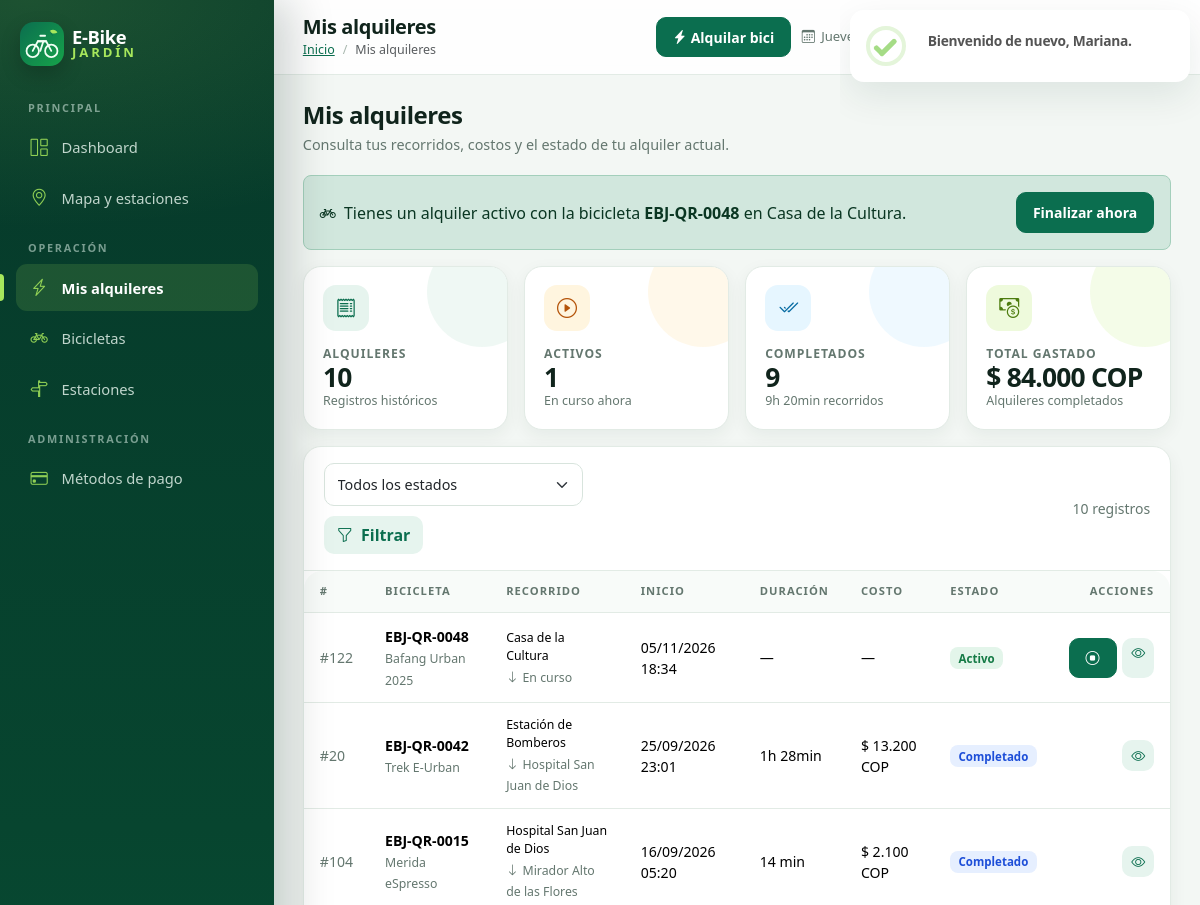
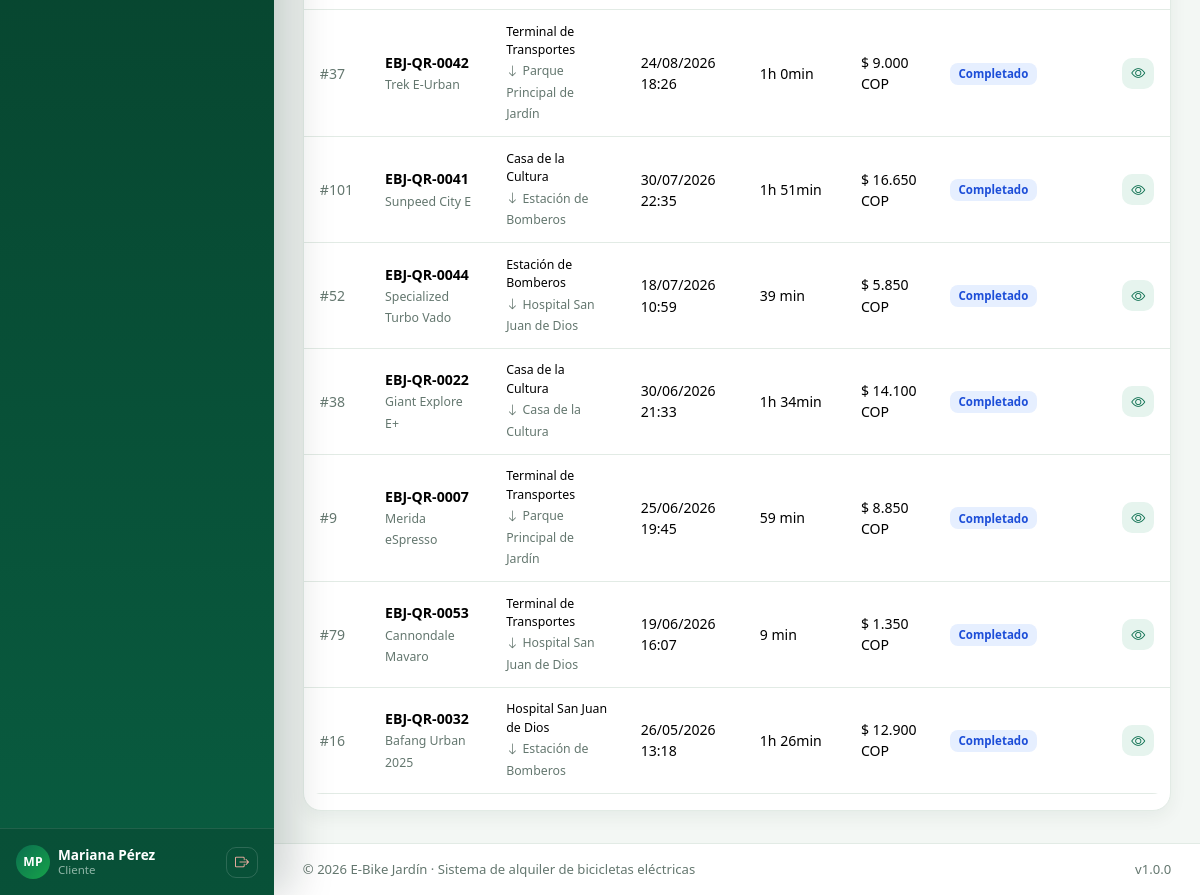
The page /alquileres (signed in) on the database its author committed (2 pictures, top to bottom).
### tables this page shows
CREATE TABLE alquileres (
    id_alquiler          INT AUTO_INCREMENT,
    id_usuario           INT           NOT NULL,
    id_bicicleta         INT           NOT NULL,
    estacion_orig_fk     INT           NOT NULL,
    estacion_dest_fk     INT           NULL,
    uuid_alquiler        CHAR(36)      NOT NULL,
    fecha_inicio         DATETIME      NOT NULL,
    fecha_fin            DATETIME      NULL,
    duracion_minutos     INT           NULL,
    tarifa_por_minuto    DECIMAL(10,2) NOT NULL DEFAULT 150.00,
    costo_total          DECIMAL(10,2) NULL,
    estado               ENUM('activo','completado','cancelado','incidencia') NOT NULL DEFAULT 'activo',
    CONSTRAINT pk_alquileres PRIMARY KEY (id_alquiler),
    CONSTRAINT uq_alquileres_uuid UNIQUE (uuid_alquiler),
    CONSTRAINT fk_alquileres_usuarios FOREIGN KEY (id_usuario)
        REFERENCES usuarios (id_usuario)
        ON UPDATE CASCADE ON DELETE RESTRICT,
    CONSTRAINT fk_alquileres_bicicletas FOREIGN KEY (id_bicicleta)
        REFERENCES bicicletas (id_bicicleta)
        ON UPDATE CASCADE ON DELETE RESTRICT,
    CONSTRAINT fk_alquileres_estacion_orig FOREIGN KEY (estacion_orig_fk)
        REFERENCES estaciones (id_estacion)
        ON UPDATE CASCADE ON DELETE RESTRICT,
    CONSTRAINT fk_alquileres_estacion_dest FOREIGN KEY (estacion_dest_fk)
        REFERENCES estaciones (id_estacion)
        ON UPDATE CASCADE ON DELETE RESTRICT,
    INDEX idx_alquileres_usuario_estado (id_usuario, estado),
    INDEX idx_alquileres_bici_estado (id_bicicleta, estado),
    INDEX idx_alquileres_fecha (fecha_inicio)
);

CREATE TABLE bicicletas (
    id_bicicleta     INT AUTO_INCREMENT,
    estacion_act_fk  INT           NULL,
    codigo_qr        VARCHAR(50)   NOT NULL,
    modelo           VARCHAR(100)  NOT NULL,
    num_serie        VARCHAR(100)  NOT NULL,
    nivel_bateria    DECIMAL(5,2)  NOT NULL DEFAULT 100.00,
    estado           ENUM('disponible','en_uso','mantenimiento','baja') NOT NULL DEFAULT 'disponible',
    kilometraje      DECIMAL(10,2) NOT NULL DEFAULT 0.00,
    ult_manten_date  DATE          NULL,
    prox_manten_date DATE          NULL,
    CONSTRAINT pk_bicicletas PRIMARY KEY (id_bicicleta),
    CONSTRAINT uq_bicicletas_qr UNIQUE (codigo_qr),
    CONSTRAINT uq_bicicletas_serie UNIQUE (num_serie),
    CONSTRAINT ck_bicicletas_bateria CHECK (nivel_bateria BETWEEN 0 AND 100),
    CONSTRAINT fk_bicicletas_estaciones FOREIGN KEY (estacion_act_fk)
        REFERENCES estaciones (id_estacion)
        ON UPDATE CASCADE ON DELETE SET NULL,
    INDEX idx_bicicletas_estado_estacion (estado, estacion_act_fk),
    INDEX idx_bicicletas_mantenimiento (prox_manten_date)
);

CREATE TABLE estaciones (
    id_estacion   INT AUTO_INCREMENT,
    codigo        VARCHAR(20)   NOT NULL,
    nombre        VARCHAR(100)  NOT NULL,
    direccion     VARCHAR(255)  NULL,
    coordenadas   POINT         NOT NULL,
    capacidad     INT           NOT NULL,
    energia_disp  DECIMAL(10,2) NOT NULL DEFAULT 0.00,
    estado        ENUM('operativa','mantenimiento','inactiva') NOT NULL DEFAULT 'operativa',
    fecha_creacion TIMESTAMP    NOT NULL DEFAULT CURRENT_TIMESTAMP,
    CONSTRAINT pk_estaciones PRIMARY KEY (id_estacion),
    CONSTRAINT uq_estaciones_codigo UNIQUE (codigo),
    CONSTRAINT ck_estaciones_capacidad CHECK (capacidad > 0),
    INDEX idx_estaciones_estado (estado)
);

### app/views/rentals/index.php (the view, shortened to what the rows shown need)
<?php
$userId = Auth::id();
?>
<div class="page-head">
    <div>
        <h1><?= $isStaff ? 'Alquileres' : 'Mis alquileres' ?></h1>
        <p><?= $isStaff ? 'Controla los recorridos activos, el historial y los ingresos por alquiler.' : 'Consulta tus recorridos, costos y el estado de tu alquiler actual.' ?></p>
    </div>
</div>
<?php if ($activeRental): ?>
    <div class="alert alert-success d-flex flex-wrap align-items-center justify-content-between gap-2 rounded-3">
        <span><i class="bi bi-bicycle me-1"></i> Tienes un alquiler activo con la bicicleta <strong><?= e($activeRental['codigo_qr']) ?></strong> en <?= e($activeRental['estacion']) ?>.</span>
        <a class="btn btn-sm btn-brand" href="<?= url('alquileres/finalizar/' . $activeRental['id_alquiler']) ?>">Finalizar ahora</a>
    </div>
<?php endif; ?>
<div class="row g-3 mb-3">
    <div class="col-sm-6 col-xl-3">
        <div class="stat-card">
            <div class="stat-icon"><i class="bi bi-receipt"></i></div>
            <div class="stat-label">Alquileres</div>
            <div class="stat-value"><?= (int)$stats['total'] ?></div>
            <div class="stat-hint">Registros históricos</div>
        </div>
    </div>
    <div class="col-sm-6 col-xl-3">
        <div class="stat-card warn">
            <div class="stat-icon"><i class="bi bi-play-circle"></i></div>
            <div class="stat-label">Activos</div>
            <div class="stat-value"><?= (int)$stats['activos'] ?></div>
            <div class="stat-hint">En curso ahora</div>
        </div>
    </div>
    <div class="col-sm-6 col-xl-3">
        <div class="stat-card info">
            <div class="stat-icon"><i class="bi bi-check2-all"></i></div>
            <div class="stat-label">Completados</div>
            <div class="stat-value"><?= (int)$stats['completados'] ?></div>
            <div class="stat-hint"><?= format_minutes((int)$stats['minutos']) ?> recorridos</div>
        </div>
    </div>
    <div class="col-sm-6 col-xl-3">
        <div class="stat-card lime">
            <div class="stat-icon"><i class="bi bi-cash-coin"></i></div>
            <div class="stat-label"><?= $isStaff ? 'Ingresos' : 'Total gastado' ?></div>
            <div class="stat-value"><?= format_money($stats['ingresos']) ?></div>
            <div class="stat-hint">Alquileres completados</div>
        </div>
    </div>
</div>
<div class="card table-card">
    <div class="card-header">
        <form method="get" action="<?= url('alquileres') ?>" class="filter-bar">
            <select name="estado" class="form-select">
                <option value="">Todos los estados</option>
            </select>
            <button class="btn btn-soft" type="submit"><i class="bi bi-funnel me-1"></i> Filtrar</button>
        </form>
        <span class="text-muted small"><?= (int)$pagination['total'] ?> registros</span>
    </div>
    <div class="table-responsive">
        <table class="table table-hover mb-0">
            <thead>
                <tr>
                    <th>#</th>
                    <th>Bicicleta</th>
                    <th>Recorrido</th>
                    <th>Inicio</th>
                    <th>Duración</th>
                    <th>Costo</th>
                    <th>Estado</th>
                    <th class="text-end">Acciones</th>
                </tr>
            </thead>
            <tbody>
            <?php if (!$rentals): ?>
                <tr><td colspan="<?= $isStaff ? 9 : 8 ?>"><div class="empty-state"><i class="bi bi-lightning-charge"></i><h3>Sin alquileres para mostrar</h3><p class="small mb-0">Inicia un recorrido para verlo aquí.</p></div></td></tr>
            <?php else: foreach ($rentals as $r): ?>
                <tr>
                    <td class="text-muted">#<?= (int)$r['id_alquiler'] ?></td>
                    <td>
                        <div class="fw-semibold"><?= e($r['codigo_qr']) ?></div>
                        <small class="text-muted"><?= e($r['modelo']) ?></small>
                    </td>
                    <td>
                        <div class="small"><?= e($r['estacion_origen']) ?></div>
                        <small class="text-muted"><i class="bi bi-arrow-down me-1"></i><?= e($r['estacion_destino'] ?? 'En curso') ?></small>
                    </td>
                    <td><?= format_date($r['fecha_inicio'], 'd/m/Y H:i') ?></td>
                    <td><?= format_minutes($r['duracion_minutos'] !== null ? (int)$r['duracion_minutos'] : null) ?></td>
                    <td><?= $r['costo_total'] !== null ? format_money($r['costo_total']) : '—' ?></td>
                    <td><?= badge_estado($r['estado']) ?></td>
                    <td>
                        <div class="actions justify-content-end">
                            <?php if ($r['estado'] === 'activo' && ((int)$r['id_usuario'] === $userId || $isStaff)): ?>
                                <a class="btn btn-sm btn-brand" href="<?= url('alquileres/finalizar/' . $r['id_alquiler']) ?>" title="Finalizar"><i class="bi bi-stop-circle"></i></a>
                            <?php endif; ?>
                            <a class="btn btn-sm btn-soft" href="<?= url('alquileres/ver/' . $r['id_alquiler']) ?>" title="Ver detalle"><i class="bi bi-eye"></i></a>
                        </div>
                    </td>
                </tr>
            <?php endforeach; endif; ?>
            </tbody>
        </table>
    </div>
    <div class="card-body py-2">
    </div>
</div>

### app/helpers/functions.php (shortened to what the rows shown need)
<?php
function e(mixed $value): string
{
    return htmlspecialchars((string)$value, ENT_QUOTES | ENT_SUBSTITUTE, 'UTF-8');
}
function url(string $path = ''): string
{
    return BASE_URL . '/' . ltrim($path, '/');
}
function view(string $view, array $data = [], string $layout = 'layouts/app'): void
{
    extract($data, EXTR_SKIP);
    $viewFile = APP_PATH . '/views/' . $view . '.php';
    require $viewFile;
}
function format_money(float|int|string|null $amount): string
{
    return '$ ' . number_format((float)$amount, 0, ',', '.') . ' ' . MONEDA;
}
function format_date(?string $date, string $format = 'd/m/Y H:i'): string
{
    $ts = strtotime($date);
    return $ts ? date($format, $ts) : '—';
}
function format_minutes(?int $minutes): string
{
    if ($minutes === null) {
        return '—';
    }
    $h = intdiv($minutes, 60);
    $m = $minutes % 60;
    return $h > 0 ? "{$h}h {$m}min" : "{$m} min";
}
function badge_estado(string $estado): string
{
    $map = [
        'activo' => 'success', 'completado' => 'primary', 'cancelado' => 'secondary', 'incidencia' => 'danger',
        'disponible' => 'success', 'en_uso' => 'warning', 'mantenimiento' => 'info', 'baja' => 'dark',
        'operativa' => 'success', 'inactiva' => 'secondary',
        'activa' => 'success', 'inactivo' => 'secondary', 'suspendido' => 'danger',
        'aprobado' => 'success', 'pendiente' => 'warning', 'rechazado' => 'danger', 'reembolsado' => 'info',
    ];
    $color = $map[$estado] ?? 'secondary';
    $label = str_replace('_', ' ', $estado);
    return '<span class="badge text-bg-' . $color . ' badge-soft">' . e(ucfirst($label)) . '</span>';
}
function paginate(int $total, int $perPage, int $currentPage): array
{
    $pages = max(1, (int)ceil($total / $perPage));
    $currentPage = min(max(1, $currentPage), $pages);
    return [
        'total' => $total,
        'per_page' => $perPage,
        'page' => $currentPage,
        'pages' => $pages,
        'offset' => ($currentPage - 1) * $perPage,
    ];
}

### app/core/Router.php (shortened to what the rows shown need)
<?php
class Router
{
    private array $routes = [];
    private function add(string $method, string $path, string $handler, array $middleware): void
    {
        $normalized = trim($path, '/');
        $pattern = $normalized === '' ? '' : preg_replace('#\{([a-zA-Z_][a-zA-Z0-9_]*)\}#', '(?P<$1>[^/]+)', $normalized);
        $this->routes[] = [
            'method' => $method,
            'path' => $normalized,
            'regex' => '#^' . $pattern . '$#',
            'handler' => $handler,
            'middleware' => $middleware,
        ];
    }
    public function dispatch(string $method, string $uri): void
    {
        $path = trim((string)parse_url($uri, PHP_URL_PATH), '/');
        foreach ($this->routes as $route) {
            if (!preg_match($route['regex'], $path, $matches)) {
                continue;
            }
            $params = array_filter($matches, 'is_string', ARRAY_FILTER_USE_KEY);
            [$controllerName, $action] = explode('@', $route['handler']);
            $controller = new $controllerName();
            $controller->{$action}(...array_values($params));
            return;
        }
    }
}

### rows shown on the page
alquileres: id_bicicleta.codigo_qr "EBJ-QR-0048", estacion_orig_fk.nombre "Casa de la Cultura", id_alquiler "122", id_bicicleta.modelo "Bafang Urban 2025", estacion_destino "En curso", fecha_inicio "05/11/2026 18:34", duracion_minutos "—", estado "Activo"
alquileres: id_alquiler "20", id_bicicleta.codigo_qr "EBJ-QR-0042", id_bicicleta.modelo "Trek E-Urban", estacion_orig_fk.nombre "Estación de Bomberos", estacion_dest_fk.nombre "Hospital San Juan de Dios", fecha_inicio "25/09/2026 23:01", duracion_minutos "1h 28min", costo_total "$ 13.200 COP", estado "Completado"
alquileres: id_alquiler "104", id_bicicleta.codigo_qr "EBJ-QR-0015", id_bicicleta.modelo "Merida eSpresso", estacion_orig_fk.nombre "Hospital San Juan de Dios", estacion_dest_fk.nombre "Mirador Alto de las Flores", fecha_inicio "16/09/2026 05:20", duracion_minutos "14 min", costo_total "$ 2.100 COP", estado "Completado"
alquileres: id_alquiler "37", id_bicicleta.codigo_qr "EBJ-QR-0042", id_bicicleta.modelo "Trek E-Urban", estacion_orig_fk.nombre "Terminal de Transportes", estacion_dest_fk.nombre "Parque Principal de Jardín", fecha_inicio "24/08/2026 18:26", duracion_minutos "1h 0min", costo_total "$ 9.000 COP", estado "Completado"
alquileres: id_alquiler "101", id_bicicleta.codigo_qr "EBJ-QR-0041", id_bicicleta.modelo "Sunpeed City E", estacion_orig_fk.nombre "Casa de la Cultura", estacion_dest_fk.nombre "Estación de Bomberos", fecha_inicio "30/07/2026 22:35", duracion_minutos "1h 51min", costo_total "$ 16.650 COP", estado "Completado"
alquileres: id_alquiler "52", id_bicicleta.codigo_qr "EBJ-QR-0044", id_bicicleta.modelo "Specialized Turbo Vado", estacion_orig_fk.nombre "Estación de Bomberos", estacion_dest_fk.nombre "Hospital San Juan de Dios", fecha_inicio "18/07/2026 10:59", duracion_minutos "39 min", costo_total "$ 5.850 COP", estado "Completado"
alquileres: id_alquiler "38", id_bicicleta.codigo_qr "EBJ-QR-0022", id_bicicleta.modelo "Giant Explore E+", estacion_dest_fk.nombre "Casa de la Cultura", fecha_inicio "30/06/2026 21:33", duracion_minutos "1h 34min", costo_total "$ 14.100 COP", estado "Completado"
alquileres: id_alquiler "9", id_bicicleta.codigo_qr "EBJ-QR-0007", id_bicicleta.modelo "Merida eSpresso", estacion_orig_fk.nombre "Terminal de Transportes", estacion_dest_fk.nombre "Parque Principal de Jardín", fecha_inicio "25/06/2026 19:45", duracion_minutos "59 min", costo_total "$ 8.850 COP", estado "Completado"
alquileres: id_alquiler "79", id_bicicleta.codigo_qr "EBJ-QR-0053", id_bicicleta.modelo "Cannondale Mavaro", estacion_orig_fk.nombre "Terminal de Transportes", estacion_dest_fk.nombre "Hospital San Juan de Dios", fecha_inicio "19/06/2026 16:07", duracion_minutos "9 min", costo_total "$ 1.350 COP", estado "Completado"
alquileres: id_alquiler "16", id_bicicleta.codigo_qr "EBJ-QR-0032", id_bicicleta.modelo "Bafang Urban 2025", estacion_orig_fk.nombre "Hospital San Juan de Dios", estacion_dest_fk.nombre "Estación de Bomberos", fecha_inicio "26/05/2026 13:18", duracion_minutos "1h 26min", costo_total "$ 12.900 COP", estado "Completado"

### other values the page prints
$stats['total'] "10"
$stats['activos'] "1"
$stats['completados'] "9"
format_minutes((int)$stats['minutos']) "9h 20min"
format_money($stats['ingresos']) "$ 84.000 COP"
$pagination['total'] "10"
